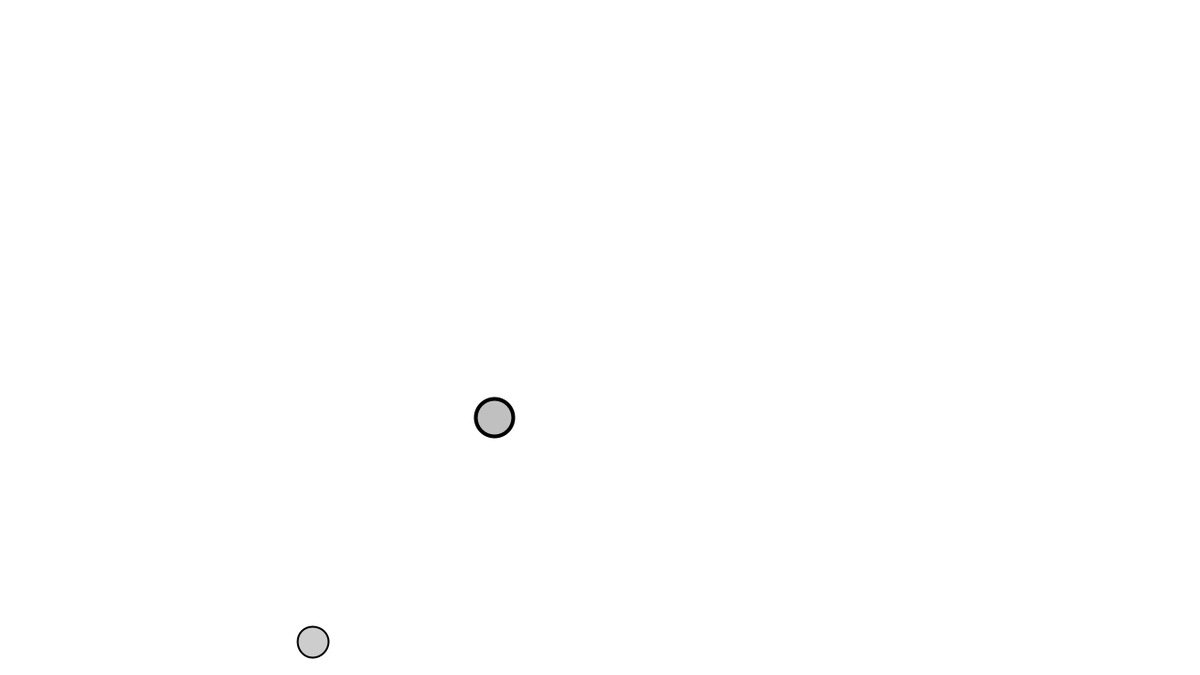
Frame 1 (no input)
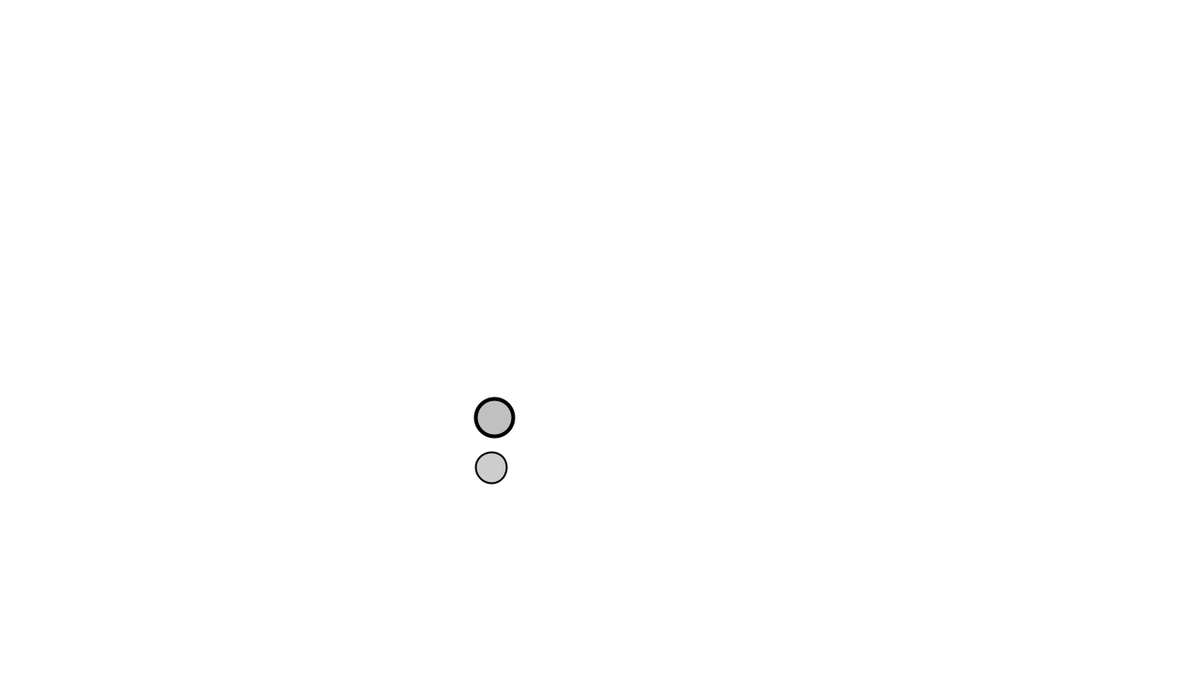
Frame 60 (the mouse pressed at the canvas centre just before this capture)
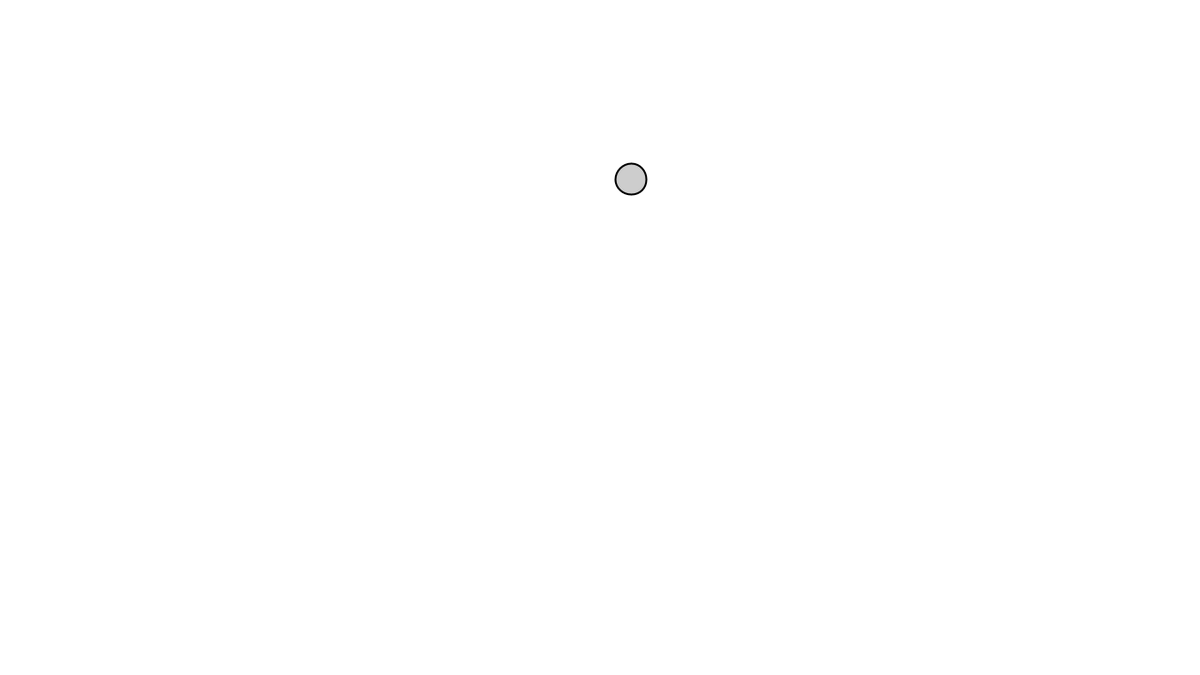
Frame 120 (the mouse held since frame 60 and released just before this capture)

The Processing sketch that drew these frames (run headless with seeded random() and noise(); from frame 60 on, the mouse is pressed at the canvas centre):

// Processing sketch: EX29
// ── EX29.pde
// The Nature of Code
// Daniel Shiffman
// http://natureofcode.com

Mover[] movers = new Mover[1];

//Attractor a;

Attractor[] attractors = new Attractor[1];

void setup() {
  size(1280, 720);
  for (int i = 0; i < movers.length; i++) {
    movers[i] = new Mover(random(0.1, 2), random(width), random(height));
  }
  
  for (int i = 0; i < attractors.length; i++) {
    attractors[i] = new Attractor();
  }

}

void draw() {
  background(255,255,255);

  for (int i = 0; i < attractors.length; i++) {    
    attractors[i].display();
    attractors[i].drag();
    attractors[i].hover(mouseX, mouseY);
  }
  


  for (int i = 0; i < movers.length; i++) {
    for (int j = 0; j < attractors.length; j++) {
        PVector force = attractors[j].attract(movers[i]);
        println(force.mag());
        movers[i].applyForce(force);
    }
    
    movers[i].update();
    movers[i].display();
  }
}

void mousePressed() {  
  for (int i = 0; i < attractors.length; i++) {
    attractors[i].clicked(mouseX, mouseY);
  }
}

void mouseReleased() {
  for (int i = 0; i < attractors.length; i++) {
    attractors[i].stopDragging();
  }
}

// ── Attractor.pde
// The Nature of Code
// Daniel Shiffman
// http://natureofcode.com

// A class for a draggable attractive body in our world

class Attractor {
  float mass;    // Mass, tied to size
  float G;       // Gravitational Constant
  PVector position;   // position
  boolean dragging = false; // Is the object being dragged?
  boolean rollover = false; // Is the mouse over the ellipse?
  PVector dragOffset;  // holds the offset for when object is clicked on
  boolean invisible = false; // Is the object invisible


  Attractor() {
    position = new PVector(random(width/3, 2*width/3),random(height/3, 2*height/3));
    mass = 20;
    G = 1;
    dragOffset = new PVector(0.0,0.0);
  }

  PVector attract(Mover m) {
    PVector force = PVector.sub(position,m.position);   // Calculate direction of force
    float d = force.mag();                              // Distance between objects
    d = constrain(d,5.0,25.0);                        // Limiting the distance to eliminate "extreme" results for very close or very far objects
    force.normalize();                                  // Normalize vector (distance doesn't matter here, we just want this vector for direction)
    float strength = (G * mass * m.mass) * (d * d) * pow(10, -5);      // Calculate gravitional force magnitude
    //float strength = (G * mass * m.mass) / (d * d) ;      // Calculate gravitional force magnitude

    force.mult(strength);                                  // Get force vector --> magnitude * direction
    return force;
  }

  // Method to display
  void display() {
    
    if(!invisible){
    ellipseMode(CENTER);
    strokeWeight(4);
    stroke(0);
    if (dragging) fill (50);
    else if (rollover) fill(100);
    else fill(175,200);
    ellipse(position.x,position.y,mass*2,mass*2);
 
    }
  }

  // The methods below are for mouse interaction
  void clicked(int mx, int my) {
    float d = dist(mx,my,position.x,position.y);
    if (d < mass) {
      dragging = true;
      dragOffset.x = position.x-mx;
      dragOffset.y = position.y-my;
    } else {
      invisible = !invisible;
    }
  }

  void hover(int mx, int my) {
    float d = dist(mx,my,position.x,position.y);
    if (d < mass) {
      rollover = true;
    } 
    else {
      rollover = false;
    }
  }

  void stopDragging() {
    dragging = false;
  }



  void drag() {
    if (dragging) {
      position.x = mouseX + dragOffset.x;
      position.y = mouseY + dragOffset.y;
    }
  }

}

// ── Mover.pde
// The Nature of Code
// Daniel Shiffman
// http://natureofcode.com

class Mover {

  PVector position;
  PVector velocity;
  PVector acceleration;
  float mass;


  Mover(float m, float x, float y) {
    mass = m;
    position = new PVector(x, y);
    velocity = new PVector(1, 0);
    acceleration = new PVector(0, 0);

  }

  void applyForce(PVector force) {
    PVector f = PVector.div(force, mass);
    acceleration.add(f);
  }

  void update() {
    velocity.add(acceleration);
    position.add(velocity);
    acceleration.mult(0);
  }

  void display() {
    stroke(0);
    strokeWeight(2);
    fill(0,0,0, 50);

    ellipse(position.x, position.y, mass*25, mass*25);
  }
}
